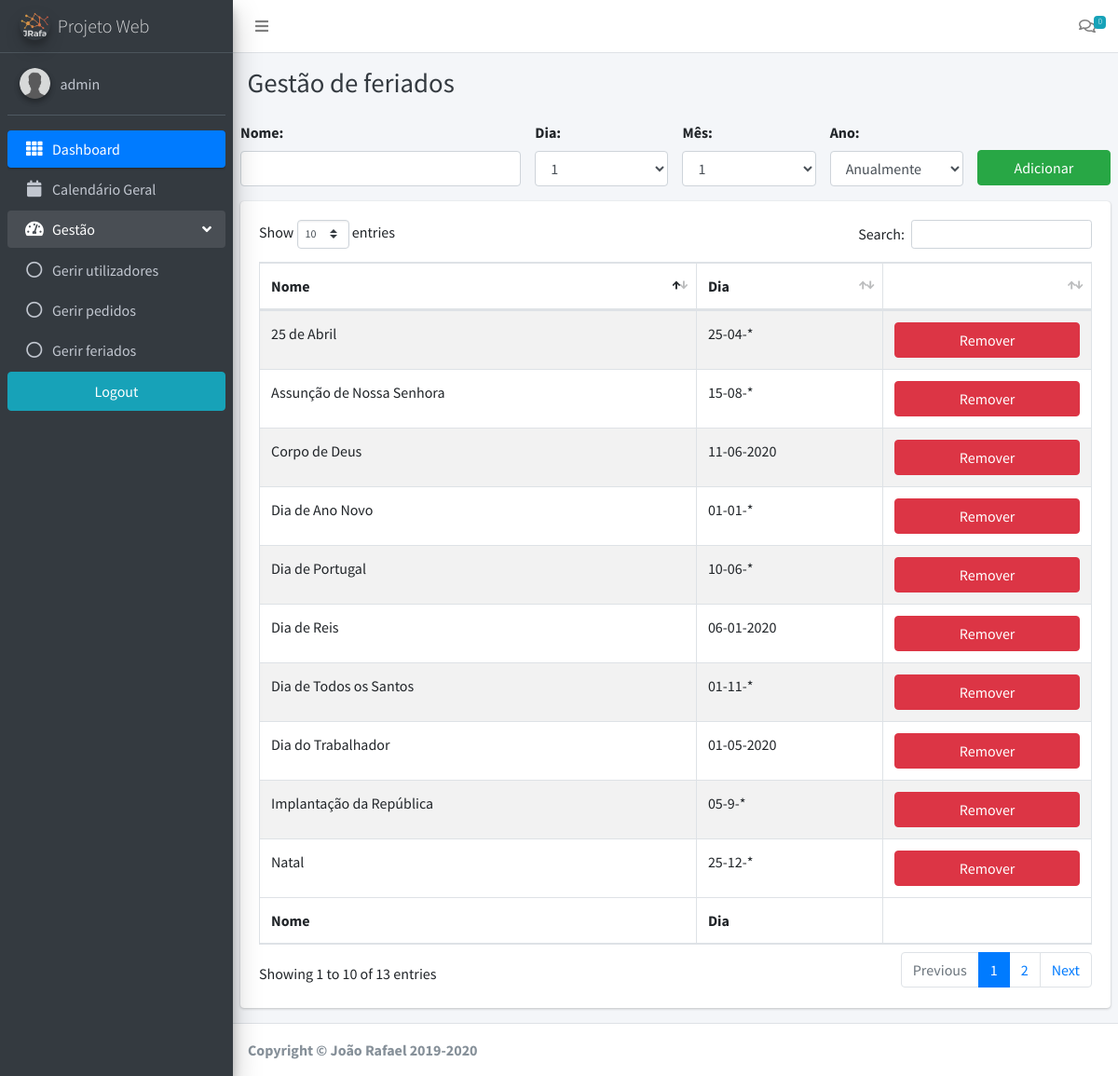
The page /adminGestaoFeriados.view.php (signed in) on the database its author committed.
### tables this page shows
CREATE TABLE `feriados` (
  `id` int(3) NOT NULL,
  `name` varchar(40) NOT NULL,
  `day` varchar(20) NOT NULL
);

### includes/models/feriado.model.php (called while the page is built, shortened)
<?php
class Feriado
{
    public function getHolidays()
    {
        $conexaoBD = new ConexaoBD();
        $conexao = $conexaoBD->criarConexao();
        $sql = "SELECT * FROM feriados";
        $query = $conexao->query($sql);
        return $query->fetchAll(PDO::FETCH_ASSOC);
    }
}

### includes/controllers/adminGerirFeriados.controller.php (called while the page is built, shortened)
<?php
include "includes/models/feriado.model.php";
$tempF = new Feriado();
$feriados = $tempF->getHolidays();

### adminGestaoFeriados.view.php (the view, shortened to what this page needs)
<?php
include "includes/controllers/adminGerirFeriados.controller.php";
include "includes/header.php";
include "includes/adminSidebar.php";
include "includes/navBar.php";
?>
<div class="content-wrapper">
    <div class="content-header">
        <div class="container-fluid">
            <div class="row mb-2">
                <div class="col-sm-6">
                    <h1 class="m-0 text-dark">Gestão de feriados</h1>
                </div>
            </div>
        </div>
    </div>
    <section class="content">
        <form method="POST" name="feriado">
            <div class="row">
                <div class="col-4">
                    <div class="form-group">
                        <label for="fName">Nome:</label>
                        <input type="text" class="form-control" name="txtName" id="fName">
                    </div>
                </div>
                <div class="col-2">
                    <div class="form-group">
                        <label for="sDay">Dia:</label>
                        <select class="form-control" id="sDay" name="sDay">
                            <?php for ($i = 1; $i <= 31; $i++) {
                                echo "<option value='$i'>$i</option>";
                            } ?>
                        </select>
                    </div>
                </div>
                <div class="col-2">
                    <div class="form-group">
                        <label for="sMonth">Mês:</label>
                        <select class="form-control" id="sMonth" name="sMonth">
                            <?php for ($i = 1; $i <= 12; $i++) {
                                echo "<option value='$i'>$i</option>";
                            } ?>
                        </select>
                    </div>
                </div>
                <div class="col-2">
                    <div class="form-group">
                        <label for="sYear">Ano:</label>
                        <select class="form-control" id="sYear" name="sYear">
                            <option value="*">Anualmente</option>
                        </select>
                    </div>
                </div>
                <div class="col-2">
                    <button type="submit" name="btnFeriado" class="btn btn-block btn-success" style="margin-top: 31px">Adicionar</button>
                </div>
            </div>
        </form>
        <div class="row">
            <div class="col-12">
                <div class="card">
                    <div class="card-body">
                        <table id="example2" class="table table-bordered table-striped">
                            <thead>
                                <tr>
                                    <th>Nome</th>
                                    <th>Dia</th>
                                    <th></th>
                                </tr>
                            </thead>
                            <tbody>
                                <?php
                                foreach ($feriados as $feriado) {
                                    echo '<tr>
                                    <td>' . $feriado['name'] . '</td>
                                    <td>' . $feriado['day'] . '</td>
                                    <td><a href="?deleteId=' . $feriado['id'] . '" class="btn btn-block btn-danger">Remover</a></td>
                                    </tr>';
                                }
                                ?>
                            </tbody>
                            <tfoot>
                                <tr>
                                    <th>Nome</th>
                                    <th>Dia</th>
                                    <th></th>
                                </tr>
                            </tfoot>
                        </table>
                    </div>
                </div>
            </div>
        </div>
    </section>
</div>
<?php include "includes/footer.php";
include "includes/scripts.php" ?>
</body>
</html>

### rows shown on the page
feriados: name "Dia de Ano Novo", day "01-01-*"
feriados: name "Dia de Reis", day "06-01-2020"
feriados: name "25 de Abril", day "25-04-*"
feriados: name "Dia do Trabalhador", day "01-05-2020"
feriados: name "Dia de Portugal", day "10-06-*"
feriados: name "Corpo de Deus", day "11-06-2020"
feriados: name "Assunção de Nossa Senhora", day "15-08-*"
feriados: name "Implantação da República", day "05-9-*"
feriados: name "Dia de Todos os Santos", day "01-11-*"
feriados: name "Natal", day "25-12-*"

### other values the page prints
$user_Username "admin"
sizeof($messages) "0"
form field sDay "1"
form field sMonth "1"
